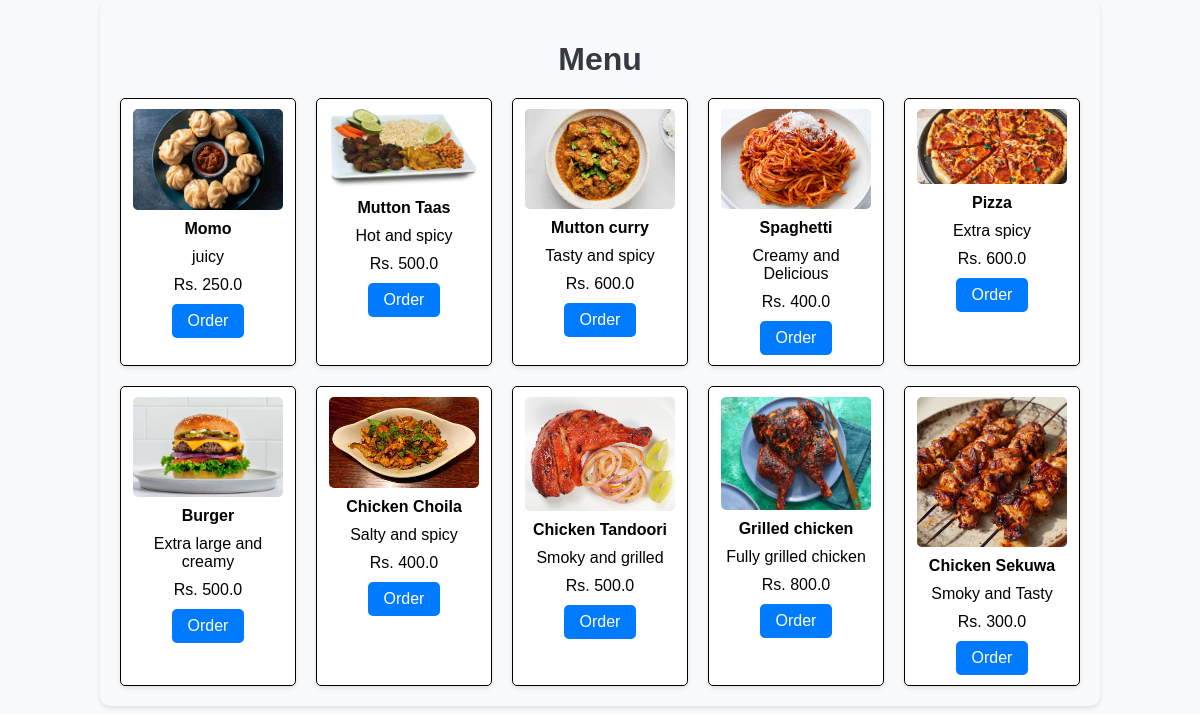
The page /menu on the database its author committed.
### app.py (models this page shows)
class MenuItem(db.Model):
    id = db.Column(db.Integer, primary_key=True)
    name = db.Column(db.String(100), nullable=False)
    description = db.Column(db.String(255), nullable=False)
    price = db.Column(db.Float, nullable=False)
    image_filename = db.Column(db.String(255), nullable=True)

### app.py (the view)
@app.route('/menu', methods=['GET'])
def menu():
    items = MenuItem.query.all()
    return render_template('customer/menu.html', items=items)

### templates/customer/menu.html (shortened to what this page needs)
<!DOCTYPE html>
<html lang="en">
<head>
    <link rel="stylesheet" href="{{ url_for('static', filename='css/customer/menu.css') }}">
</head>
<body>
    <div class="container">
        <h1>Menu</h1>
        <ul>
            {% for item in items %}
            <li>
                <img src="{{ url_for('static', filename='uploads/' ~ item.image_filename) }}" alt="{{ item.name }}">
                <strong>{{ item.name }}</strong>
                <div class="item-description">
                    {{ item.description }}
                </div>
                <div class="item-price">
                    Rs. {{ item.price }}
                </div>
                <a href="{{ url_for('order', item_id=item.id) }}">Order</a>
            </li>
            {% endfor %}
        </ul>
    </div>
</body>
</html>

### static/css/customer/menu.css (style rules this page uses)
body { font-family: Arial, sans-serif; background-color: #f8f9fa; margin: 0; padding: 0; }
.container { width: 80%; margin: 0 auto; padding: 20px; background-color: ; border-radius: 10px; box-shadow: 0 2px 4px rgba(0, 0, 0, 0.1); }
h1 { text-align: center; color: #343a40; margin-bottom: 20px; }
ul { display: grid; grid-template-columns: repeat(5, 1fr); gap: 20px; padding: 0; margin: 0; list-style-type: none; }
li { padding: 10px; background-color: #ffffff; border: 1px solid black; border-radius: 5px; box-shadow: 0 2px 4px rgba(0, 0, 0, 0.1); text-align: center; }
img { border-radius: 5px; width: 150px; height: auto; display: block; margin: 0 auto; }
strong { display: block; font-size: 1em; margin: 10px 0; }
.item-description { margin-bottom: 10px; }
.item-price { margin-bottom: 10px; }
a { display: inline-block; padding: 8px 16px; background-color: #007bff; color: white; text-decoration: none; border-radius: 5px; font-size: 1em; }

### rows shown on the page
MenuItem: image_filename (picture), name "Momo", description "juicy", price "250.0"
MenuItem: image_filename (picture), name "Mutton Taas", description "Hot and spicy", price "500.0"
MenuItem: image_filename (picture), name "Mutton curry", description "Tasty and spicy", price "600.0"
MenuItem: image_filename (picture), name "Spaghetti", description "Creamy and Delicious", price "400.0"
MenuItem: image_filename (picture), name "Pizza", description "Extra spicy", price "600.0"
MenuItem: image_filename (picture), name "Burger", description "Extra large and creamy", price "500.0"
MenuItem: image_filename (picture), name "Chicken Choila", description "Salty and spicy", price "400.0"
MenuItem: image_filename (picture), name "Chicken Tandoori", description "Smoky and grilled", price "500.0"
MenuItem: image_filename (picture), name "Grilled chicken", description "Fully grilled chicken", price "800.0"
MenuItem: image_filename (picture), name "Chicken Sekuwa", description "Smoky and Tasty", price "300.0"
